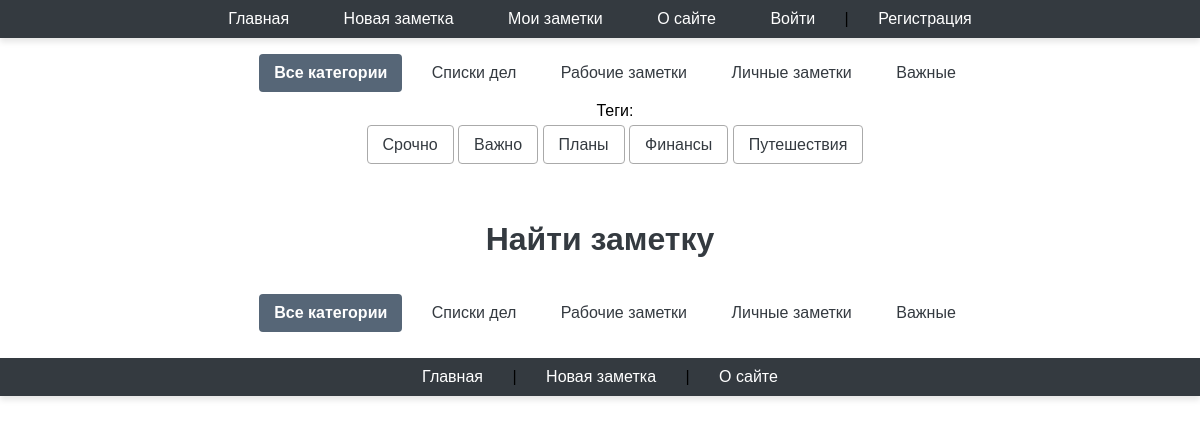
The page /find/ on the database its author committed.
### notes/models.py (models this page shows, shortened)
class Category(models.Model):
    class Meta:
        verbose_name = 'Категория'
        verbose_name_plural = 'Категории'
    name = models.CharField(max_length=100, db_index=True, verbose_name="Категория")
    slug = models.SlugField(max_length=255, unique=True, db_index=True)
    def get_absolute_url(self):
        return reverse('categories', kwargs={'cat_slug': self.slug})

class TagPost(models.Model):
    class Meta:
        verbose_name = 'Тэг'
        verbose_name_plural = 'Тэги'
    tag = models.CharField(max_length=100, db_index=True)
    slug = models.SlugField(max_length=255, unique=True, db_index=True)
    def get_absolute_url(self):
        return reverse('tag', kwargs={'tag_slug':
                                          self.slug})

### notes/views.py (the view)
# urls.py: path('find/', views.find, name='find'),
def find(request):
    data = {
        'title': 'Найти заметку',
        'menu': menu,
        'posts': Notes.objects.all(),
        'cat_selected': 0,  # не обязательная строчка
    }
    return render(request, 'notes/find.html',
                  context=data)

### notes/templatetags/notes_tags.py (called while the page is built)
@register.inclusion_tag('notes/list_categories.html')
def show_categories(cat_selected_id=0):
    cats = Category.objects.all()
    return {"cats": cats, "cat_selected": cat_selected_id}

@register.inclusion_tag('notes/list_tags.html')
def show_all_tags():
    return {"tags": TagPost.objects.all()}

### users/context_processors.py (called while the page is built)
def get_notes_context(request):
    return {'mainmenu': menu}

### notes/templates/notes/find.html
{% extends 'base.html' %}
{% load notes_tags %}
{% block content %}
<h1>{{title}}</h1>
<ul id="leftchapters">
    {% if cat_selected == 0 or cat_selected is None %}
    <li class="selected">Все категории</li>
    {% else %}
    <li ><a href="{% url 'home' %}">Все категории</a></li>
    {% endif %}
    {% show_categories cat_selected %}
</ul>
{% endblock %}

### notes/templates/notes/list_categories.html
{% for cat in cats %}
 {% if cat.id == cat_selected %}
 <li
class="selected">{{cat.name}}</li>
 {% else %}
 <li><a href="{{ cat.get_absolute_url }}">{{cat.name}}</a></li>
 {% endif %}
{% endfor %}

### notes/templates/notes/list_tags.html
{% if tags %}
 Теги:</p>
 <ul class="tags-list">
 {% for t in tags %}
 <li><a
href="{{t.get_absolute_url}}">{{t.tag}}</a></li>
 {% endfor %}
 </ul>
{% endif %}

### notes/static/notes/css/styles.css (style rules this page uses)
html, body { font-family: 'Arial'; margin: auto; text-align: center; padding: 0; height: 100%; width: 100%; }
a { color: #0059b2; text-decoration: none; }
ul.tags-list { width: 100%; margin: 0; padding: 0; list-style: none; }
ul.tags-list li { margin: 0; padding: 0 0 10px; display: inline-block; }
ul.tags-list li a { padding: 5px; font-size: 16px; border: 1px solid #aaa; }
ul { display: inline-block; }
#leftchapters li { margin-bottom: 10px; }
#leftchapters li a, #leftchapters li.selected { padding: 10px 15px; text-decoration: none; color: #343a40; border-radius: 4px; transition: background-color 0.3s, color 0.3s; }
#leftchapters li.selected { background-color: #566677; color: #ffffff; font-weight: bold; }
h1 { color: #343a40; font-size: 2em; margin-bottom: 20px; text-align: center; }
li { display: inline-block; margin-right: 10px; }
.tags-list { list-style-type: none; padding: 0; margin: 0; }
.tags-list li { display: inline-block; margin-right: 10px; }

### rows shown on the page
Category: name "Списки дел"
Category: name "Рабочие заметки"
Category: name "Личные заметки"
Category: name "Важные"
TagPost: tag "Срочно"
TagPost: tag "Важно"
TagPost: tag "Планы"
TagPost: tag "Финансы"
TagPost: tag "Путешествия"

### other values the page prints
{{ m.title }} "Главная" "Новая заметка" "Мои заметки" "О сайте"
{{ title }} "Найти заметку"
